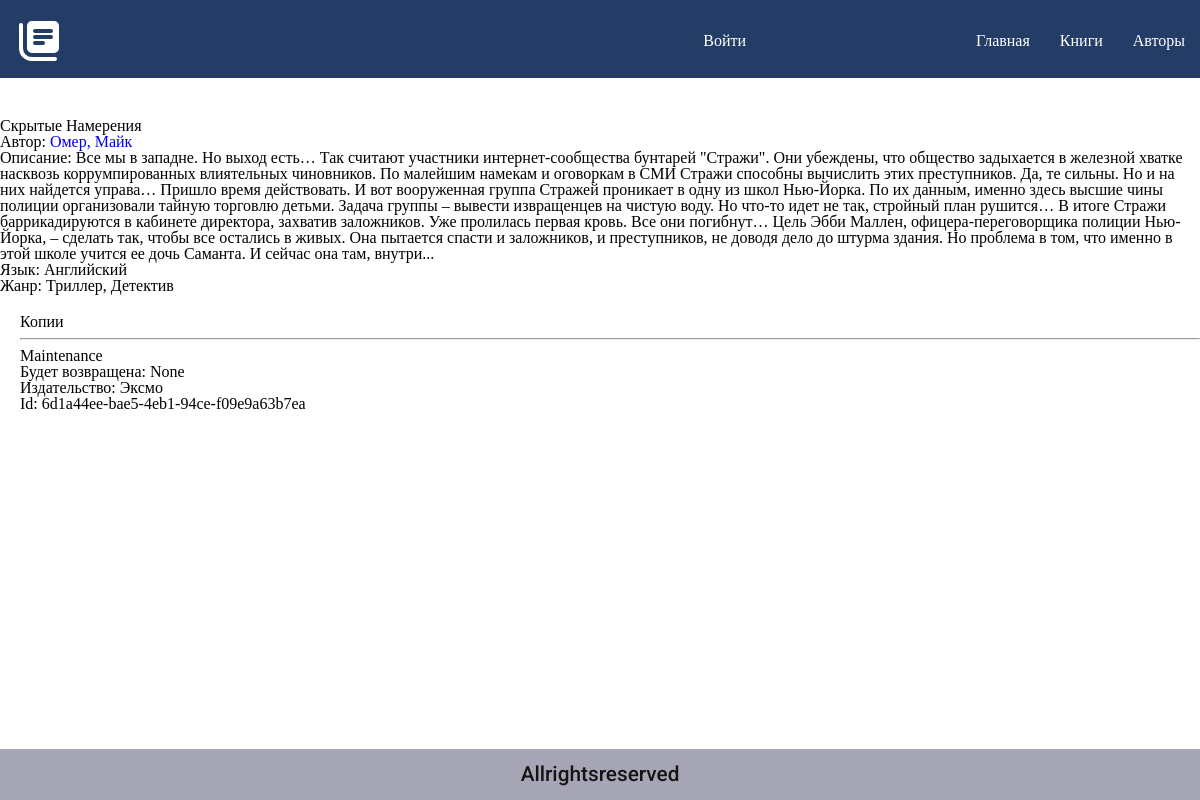
/catalog/book/1, run on the app's committed database.
### catalog/models.py (models this page shows, shortened)
class Book(models.Model):
    title = models.CharField(max_length=100)
    author = models.ForeignKey('Author', on_delete=models.SET_NULL, null=True)
    description = models.TextField(max_length=1500, help_text="Enter a brief description of the book")
    genre = models.ManyToManyField("Genre", help_text="Select a genre for this book")
    language = models.ForeignKey('Language', on_delete=models.SET_NULL, null=True)
    def display_genre(self):
            return ', '.join([ genre.title for genre in self.genre.all()[:3] ])
    display_genre.short_description = 'Genre'

class Author(models.Model):
    first_name = models.CharField(max_length=100)
    last_name = models.CharField(max_length=100)
    date_of_birth = models.DateField(null=True, blank=True)
    date_of_death = models.DateField('Died', null=True, blank=True)
    biography = models.TextField(max_length=1800, help_text="Enter an author's biography")
    def __str__(self):
        return '{0}, {1}'.format(self.last_name, self.first_name)
    def get_absolute_url(self):
        return reverse('author-detail', args=[str(self.id)])

class Language(models.Model):
    title = models.CharField(max_length=100, help_text="Enter the book's natural language (e.g. English, French, Japanese etc.)")
    def __str__(self):
        return self.title

class Genre(models.Model):
    title = models.CharField(max_length=100)
    description = models.TextField(max_length=1000, help_text="Enter a brief description of the genre")
    def __str__(self):
        return self.title

class BookInstance(models.Model):
    id = models.UUIDField(primary_key=True, default=uuid.uuid4, help_text="Unique ID for this particular book across whole library")
    book = models.ForeignKey(Book, on_delete=models.SET_NULL, null=True)
    borrower = models.ForeignKey(User, on_delete=models.SET_NULL, null=True, blank=True)
    imprint = models.CharField(max_length=100)
    due_back = models.DateField(null=True, blank=True)
    LOAN_STATUS = (
        ('m', 'Maintenance'),
        ('o', 'On rent'),
        ('a', 'Available'),
        ('r', 'Reserved'),
    )
    status = models.CharField(max_length=1, choices=LOAN_STATUS, blank=True, default='m', help_text='Book availability')
    class Meta:
        ordering = ["due_back"]

### catalog/views.py (the view)
# urls.py: re_path(r'^book/(?P<pk>\d+)$', views.BookDetailView.as_view(), name='book-detail'),
class BookDetailView(generic.DetailView):
    model = Book

### catalog/templates/catalog/book_detail.html
{% extends "base.html" %}
{% block content %}
  <h1>{{ book.title }}</h1>
  <p><strong>Автор:</strong> <a href="{{ book.author.get_absolute_url }}">{{ book.author }}</a></p>
  <p><strong>Описание:</strong> {{ book.description }}</p>
  <p><strong>Язык:</strong> {{ book.language }}</p>
  <p><strong>Жанр:</strong> {% for genre in book.genre.all %} {{ genre }}{% if not forloop.last %}, {% endif %}{% endfor %}</p>
  <div style="margin-left:20px;margin-top:20px">
    <h4>Копии</h4>
    {% for copy in book.bookinstance_set.all %}
    <hr>
    <p class="{% if copy.status == 'a' %}text-success{% elif copy.status == 'd' %}text-danger{% else %}text-warning{% endif %}">{{ copy.get_status_display }}</p>
    {% if copy.status != 'a' %}<p><strong>Будет возвращена:</strong> {{copy.due_back}}</p>{% endif %}
    <p><strong>Издательство:</strong> {{copy.imprint}}</p>
    <p class="text-muted"><strong>Id:</strong> {{copy.id}}</p>
    {% endfor %}
  </div>
{% endblock %}

### catalog/static/css/scss/style.css (style rules this page uses)
body { display: flex; flex-direction: column; min-height: 100vh; }
a { text-decoration: none; }

### data on the page
Book: title "Скрытые Намерения", author "Омер, Майк", description "Все мы в западне. Но выход есть… Так считают участники интернет-сообщества бунтарей \"Стражи\". Они убеждены, что общество задыхается в железной хватке насквозь коррумпированных влиятельных чиновников. По малейшим намекам и оговоркам в СМИ Стражи способны вычислить этих преступников. Да, те сильны. Но и на них найдется управа… Пришло время действовать. И вот вооруженная группа Стражей проникает в одну из школ Нью-Йорка. По их данным, именно здесь высшие чины полиции организовали тайную торговлю детьми. Задача группы – вывести извращенцев на чистую воду. Но что-то идет не так, стройный план рушится… В итоге Стражи баррикадируются в кабинете директора, захватив заложников. Уже пролилась первая…", language "Английский"
Genre: title "Триллер"
Genre: title "Детектив"
BookInstance: status "Maintenance", due_back "None", imprint "Эксмо", id "6d1a44ee-bae5-4eb1-94ce-f09e9a63b7ea"
